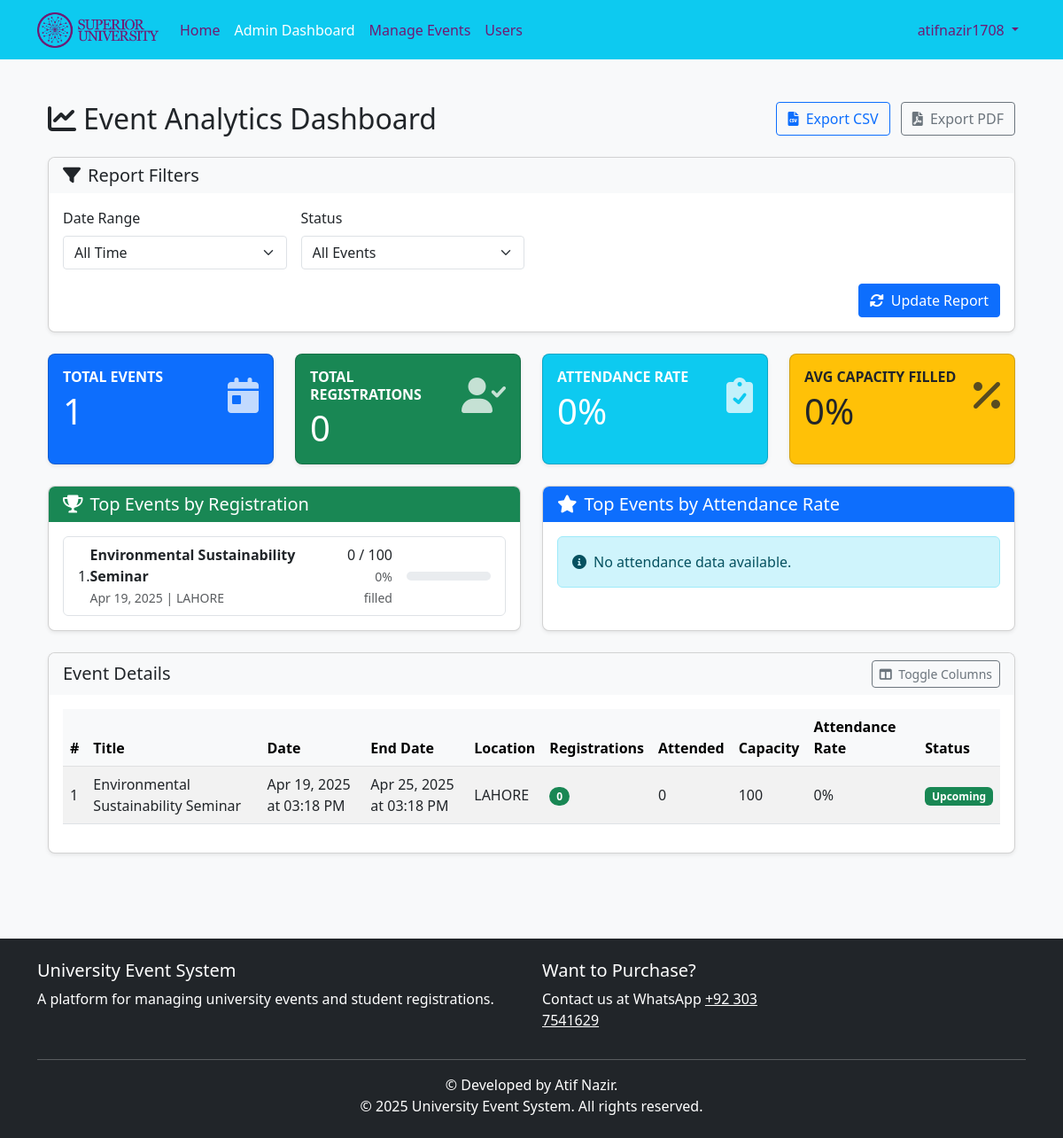
The page /admin/reports (signed in) on the database as committed earlier.
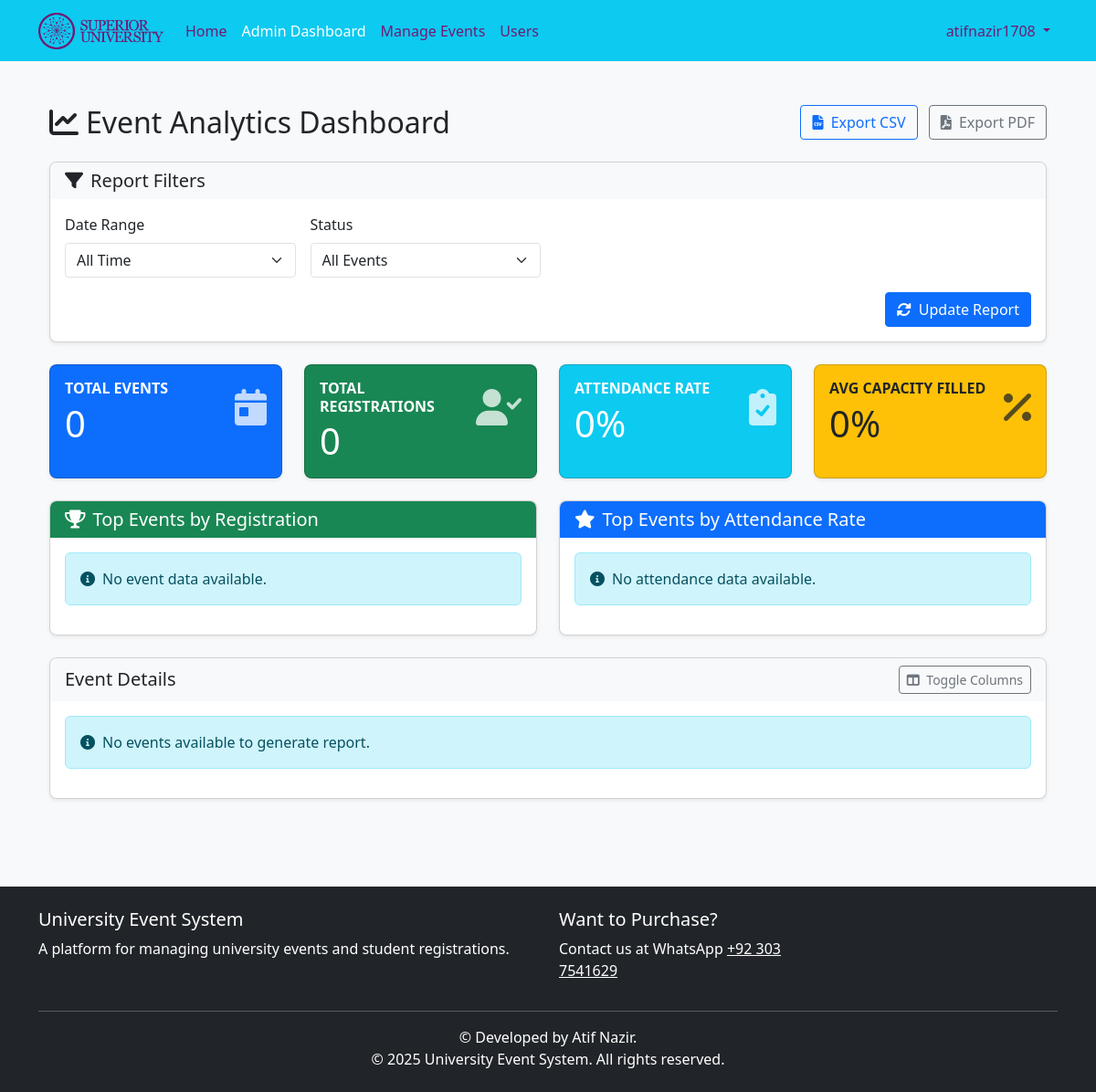
The same page on the database as committed later.
### app/models.py (models this page shows, shortened)
class Event(db.Model):
    id = db.Column(db.Integer, primary_key=True)
    title = db.Column(db.String(100), nullable=False)
    description = db.Column(db.Text, nullable=False)
    date = db.Column(db.DateTime, nullable=False)  # Start Date
    end_date = db.Column(db.DateTime, nullable=True)
    registration_deadline = db.Column(db.DateTime, nullable=True)  # New Field
    location = db.Column(db.String(100), nullable=False)
    max_participants = db.Column(db.Integer, nullable=False)
    created_at = db.Column(db.DateTime, default=datetime.utcnow)
    updated_at = db.Column(db.DateTime, default=datetime.utcnow, onupdate=datetime.utcnow)
    registrations = db.relationship('Registration', backref='event', lazy=True, cascade="all, delete-orphan")
    @property
    def registration_count(self):
        return Registration.query.filter_by(event_id=self.id).count()
    @property
    def is_full(self):
        return self.registration_count >= self.max_participants
    @property
    def status(self):
        now = get_local_time()  # Use local time instead of UTC
        if self.registration_deadline and self.registration_deadline < now:
            return 'Deadline Passed'
        if self.has_ended:
            return 'Ended'
        if self.date > now:
            return 'Upcoming'
        return 'Ongoing'

### app/routes/admin.py (the view, shortened to what this page needs)
@admin.route('/reports')
@login_required
@admin_required
def reports():
    date_range = request.args.get('date_range', 'all')
    status = request.args.get('status', 'all')
    start_date_str = request.args.get('start_date')
    end_date_str = request.args.get('end_date')
    start_date = None
    end_date = None
    today = datetime.utcnow().date()
    if date_range == 'thisMonth':
        start_date = datetime(today.year, today.month, 1)
        last_day = calendar.monthrange(today.year, today.month)[1]
        end_date = datetime(today.year, today.month, last_day, 23, 59, 59)
    elif date_range == 'thisYear':
        start_date = datetime(today.year, 1, 1)
        end_date = datetime(today.year, 12, 31, 23, 59, 59)
    filters = []
    if start_date and end_date:
        filters.append(Event.date >= start_date)
        filters.append(Event.date <= end_date)
    query = Event.query
    if filters:
        query = query.filter(*filters)
    events = query.all()
    top_events = sorted(events, key=lambda e: e.registration_count, reverse=True)[:5]
    top_attendance_events = []
    for event in events:
        total_registered = event.registration_count
    top_attendance_events = sorted(
        top_attendance_events,
        key=lambda e: (e.attended_count / e.registration_count),
        reverse=True
    )[:5]
    total_events = len(events)
    total_registrations = sum(event.registration_count for event in events)
    total_attended = sum(getattr(event, 'attended_count', 0) for event in events)
    attendance_rate = 0
    if total_registrations > 0:
        attendance_rate = round((total_attended / total_registrations) * 100)
    avg_capacity = 0
    if total_events > 0:
        total_capacity_percentage = sum(
            min(event.registration_count / event.max_participants * 100, 100)
            for event in events
        )
        avg_capacity = round(total_capacity_percentage / total_events)
    trend_dates = []
    registration_trends = []
    return render_template('admin/reports.html',
                          events=events,
                          top_events=top_events,
                          top_attendance_events=top_attendance_events,
                          total_events=total_events,
                          total_registrations=total_registrations,
                          total_attended=total_attended,
                          attendance_rate=attendance_rate,
                          avg_capacity=avg_capacity,
                          trend_dates=trend_dates,
                          registration_trends=registration_trends,
                          date_range=date_range,
                          status=status,
                          start_date=start_date_str,
                          end_date=end_date_str)

### app/models.py (called while the page is built)
def get_local_time():
    utc_now = datetime.utcnow()
    local_tz = pytz.timezone('Asia/Karachi')
    local_now = utc_now.replace(tzinfo=pytz.utc).astimezone(local_tz)
    return local_now.replace(tzinfo=None)

@login_manager.user_loader
def load_user(user_id):
    return User.query.get(int(user_id))

    def is_admin(self):
        return self.role == 'admin'

### app/routes/admin.py (called while the page is built)
def get_new_registration_count():
    return Registration.query.filter_by(admin_viewed=False).count()

@admin.context_processor
def inject_new_registration_count():
    if current_user.is_authenticated and current_user.is_admin():
        return {'new_registration_count': get_new_registration_count()}
    return {'new_registration_count': 0}

### app/utils/helpers.py (called while the page is built)
def admin_required(f):
    @wraps(f)  # Add this line to preserve the original function name
    def decorated_function(*args, **kwargs):
        if not current_user.is_admin():
            abort(403)  # Forbidden if not an admin
        return f(*args, **kwargs)
    return decorated_function

### app/templates/admin/reports.html (shortened to what the changed rows need)
{% extends "base.html" %}
{% block content %}
<div class="container-fluid mt-4">
    <div class="row mb-4">
        <div class="col-md-12 d-flex justify-content-between align-items-center">
            <h2 class="mb-0"><i class="fas fa-chart-line me-2"></i>Event Analytics Dashboard</h2>
        </div>
    </div>
    <div class="row mb-4">
        <div class="col-md-3">
            <div class="card bg-primary text-white shadow-sm h-100">
                <div class="card-body">
                    <div class="d-flex justify-content-between align-items-start">
                        <div>
                            <h6 class="text-uppercase fw-bold mb-1">Total Events</h6>
                            <h2 class="display-6 mb-0">{{ total_events }}</h2>
                        </div>
                    </div>
                </div>
            </div>
        </div>
        <div class="col-md-3">
            <div class="card bg-success text-white shadow-sm h-100">
                <div class="card-body">
                    <div class="d-flex justify-content-between align-items-start">
                        <div>
                            <h2 class="display-6 mb-0">{{ total_registrations }}</h2>
                        </div>
                    </div>
                </div>
            </div>
        </div>
        <div class="col-md-3">
            <div class="card bg-info text-white shadow-sm h-100">
                <div class="card-body">
                    <div class="d-flex justify-content-between align-items-start">
                        <div>
                            <h2 class="display-6 mb-0">{{ attendance_rate }}%</h2>
                        </div>
                    </div>
                </div>
            </div>
        </div>
        <div class="col-md-3">
            <div class="card bg-warning text-dark shadow-sm h-100">
                <div class="card-body">
                    <div class="d-flex justify-content-between align-items-start">
                        <div>
                            <h2 class="display-6 mb-0">{{ avg_capacity }}%</h2>
                        </div>
                    </div>
                </div>
            </div>
        </div>
    </div>
    <div class="row mb-4">
        <div class="col-md-6">
            <div class="card shadow-sm h-100">
                <div class="card-body">
                    {% if top_events %}
                    <ol class="list-group list-group-numbered">
                        {% for event in top_events %}
                        <li class="list-group-item d-flex justify-content-between align-items-center">
                            <div>
                                <strong>{{ event.title }}</strong>
                                <br>
                                <small class="text-muted">{{ event.date.strftime('%b %d, %Y') }} | {{ event.location }}</small>
                            </div>
                            <div class="d-flex align-items-center">
                                <div class="me-3 text-end">
                                    <span class="d-block">{{ event.registration_count }} / {{ event.max_participants }}</span>
                                    <small class="text-muted">{{ ((event.registration_count / event.max_participants) * 100)|round|int }}% filled</small>
                                </div>
                                <div class="progress" style="width: 100px; height: 10px;">
                                </div>
                            </div>
                        </li>
                        {% endfor %}
                    </ol>
                    {% else %}
                    <div class="alert alert-info">
                        <i class="fas fa-info-circle me-2"></i>No event data available.
                    </div>
                    {% endif %}
                </div>
            </div>
        </div>
    </div>
    <div class="row mb-4">
        <div class="col-md-12">
            <div class="card shadow-sm">
                <div class="card-body">
                    {% if events %}
                    <div class="table-responsive">
                        <table class="table table-striped table-hover align-middle" id="eventsTable">
                            <thead class="table-light">
                                <tr>
                                    <th>#</th>
                                    <th>Title</th>
                                    <th>Date</th>
                                    <th class="optional-column">End Date</th>
                                    <th>Location</th>
                                    <th>Registrations</th>
                                    <th class="optional-column">Attended</th>
                                    <th>Capacity</th>
                                    <th class="optional-column">Attendance Rate</th>
                                    <th>Status</th>
                                </tr>
                            </thead>
                            <tbody>
                                {% for event in events %}
                                <tr>
                                    <td>{{ loop.index }}</td>
                                    <td>{{ event.title }}</td>
                                    <td>{{ event.date.strftime('%b %d, %Y at %I:%M %p') }}</td>
                                    <td class="optional-column">{{ event.end_date.strftime('%b %d, %Y at %I:%M %p') if event.end_date else 'N/A' }}</td>
                                    <td>{{ event.location }}</td>
                                    <td>
                                        <span class="badge rounded-pill
                                            {% if event.is_full %}bg-danger
                                            {% elif event.registration_count > event.max_participants * 0.8 %}bg-warning text-dark
                                            {% else %}bg-success
                                            {% endif %}">
                                            {{ event.registration_count }}
                                        </span>
                                    </td>
                                    <td class="optional-column">{{ event.attended_count|default(0) }}</td>
                                    <td>{{ event.max_participants }}</td>
                                    <td class="optional-column">
                                        {% if event.registration_count > 0 %}
                                            {{ ((event.attended_count|default(0) / event.registration_count) * 100)|round|int }}%
                                        {% else %}
                                            0%
                                        {% endif %}
                                    </td>
                                    <td>
                                        {% if event.status == 'Ended' %}
                                            <span class="badge bg-secondary">Ended</span>
                                        {% elif event.status == 'Ongoing' %}
                                            <span class="badge bg-primary">Ongoing</span>
                                        {% else %}
                                            <span class="badge bg-success">Upcoming</span>
                                        {% endif %}
                                    </td>
                                </tr>
                                {% endfor %}
                            </tbody>
                        </table>
                    </div>
                    {% else %}
                    <div class="alert alert-info">
                        <i class="fas fa-info-circle me-2"></i>No events available to generate report.
                    </div>
                    {% endif %}
                </div>
            </div>
        </div>
    </div>
</div>
{% endblock %}

Rows that differ between the two databases and show on the page:
removed Event: title "Environmental Sustainability Seminar", date "Apr 19, 2025", location "LAHORE", registration_count "0", max_participants "100", max_participants "0", date "Apr 19, 2025 at 03:18 PM", end_date "Apr 25, 2025 at 03:18 PM", attended_count "0", shows "0%", shows "Upcoming"
Other text that changed with them:
{{ total_events }}: "1" → "0"
text no longer shown: "# Title Date End Date Location Registrations Attended Capacity Attendance Rate Status"
text now shown: "No event data available. No events available to generate report."
